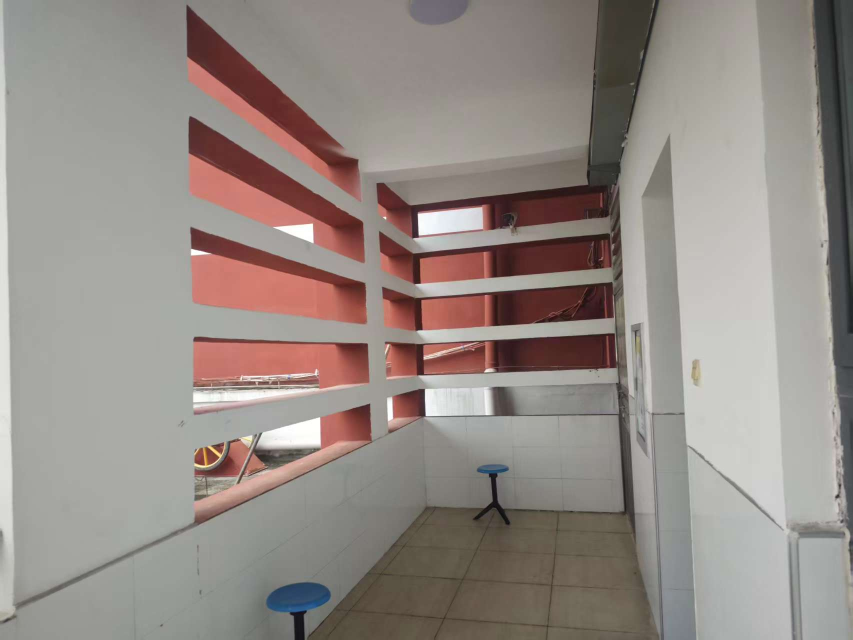
#> input picture smart-farm/v2/photos/p_louver.jpg, 1706 x 1279 px (shown at 1/2 size)
$ python -i louver_edit.py   (imports and definitions only)
#> lines starting #> are read from the running program, lines starting #| are printed output that depends on the picture
"""Corridor-end louver corner (client's note: seal outside with glass, LED strips inside, potted plants for
observation). Puts the passes from louver_scene.py onto the photo.

    python louver_scene.py && python louver_edit.py  ->  renders/louver_corner.jpg
"""
import json
import os

import cv2
import numpy as np
from PIL import Image, ImageDraw, ImageFilter, ImageFont

HERE = os.path.dirname(os.path.abspath(__file__))
SRC = os.path.join(HERE, "photos", "p_louver.jpg")
R_ = os.path.join(HERE, "renders")
OUT = os.path.join(R_, "louver_corner.jpg")
# [1 line not run here, left out]
FONT = "/usr/share/fonts/truetype/wqy/wqy-zenhei.ttc"
RELIGHT = 0.8                    # how much of the LED light / plant shadows to put on the photo


def lin(a):
    return np.where(a <= 0.04045, a / 12.92, ((a + 0.055) / 1.055) ** 2.4)


def srgb(a):
    a = np.clip(a, 0, 1)
    return np.where(a <= 0.0031308, a * 12.92, 1.055 * a ** (1 / 2.4) - 0.055)


def load(name, size, mode=None):
    im = Image.open(os.path.join(R_, name))
    if mode:
        im = im.convert(mode)
    return im if im.size == size else im.resize(size, Image.LANCZOS)


# [18 lines left out: functions project, relight, not called in this run]


def glass(img):
    """Tint and soft reflections where the new glass is seen through the louvers."""
    h, w = img.shape[:2]
    m = np.asarray(load("louver_glass.png", (w, h), "RGBA"))[..., 3].astype(np.float32) / 255
    m = cv2.GaussianBlur(m, (0, 0), 0.8)[..., None]
    tint = np.array([0.73, 0.80, 0.84])
    out = img * (1 - 0.2 * m) + tint * 0.2 * m
    streak = Image.new("L", (w, h), 0)
    sd = ImageDraw.Draw(streak)
    for x0, wd, a in ((430, 80, 60), (580, 30, 45), (900, 100, 55), (1090, 45, 40)):
        sd.polygon([(x0, 0), (x0 + wd, 0), (x0 + wd - 420, h), (x0 - 420, h)], fill=a)
    s = np.asarray(streak.filter(ImageFilter.GaussianBlur(28))).astype(np.float32)[..., None] / 255
    return out + (0.97 - out) * s * m


# [55 lines left out: functions over, bloom, plaque, main, not called in this run]


# [2 lines not run here, left out]

>>> import cv2
>>> picture = cv2.imread('photos/p_louver.jpg', cv2.IMREAD_GRAYSCALE)
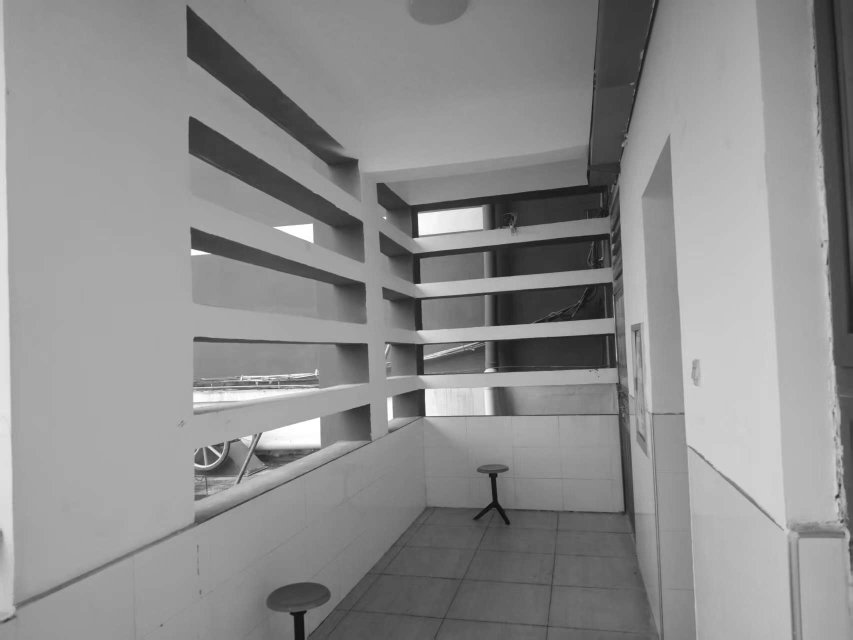
#> picture: shape (1279, 1706) (shown at 1/2 size); min 6, max 255, mean 141.3
>>> result = glass(picture)
#> (the run stopped early here; a loop or call above may not have finished)

$ run again, on smart-farm/v2/photos/p_corr_across.jpg
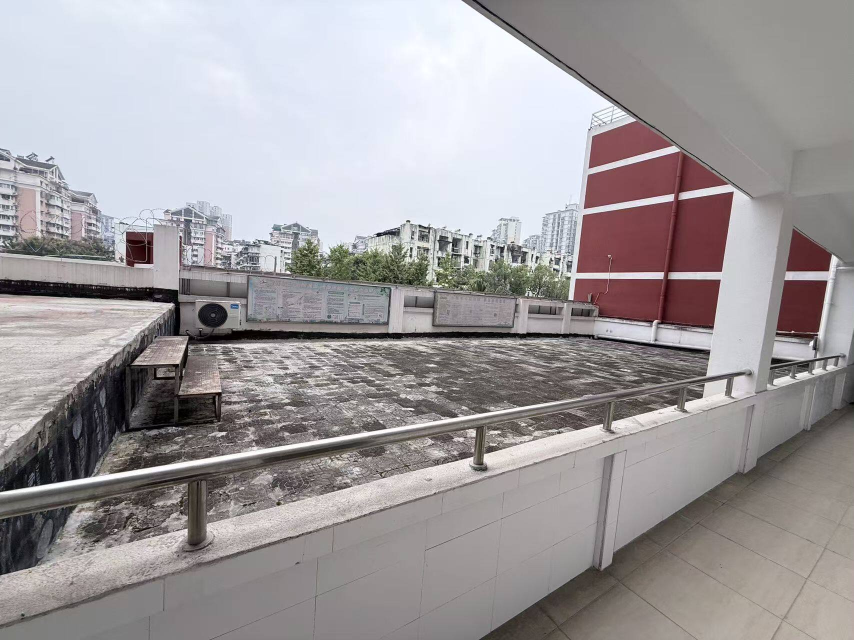
#> input picture smart-farm/v2/photos/p_corr_across.jpg, 1707 x 1280 px (shown at 1/2 size)
#> `picture = cv2.imread('photos/p_louver.jpg', cv2.IMREAD_GRAYSCALE)`:
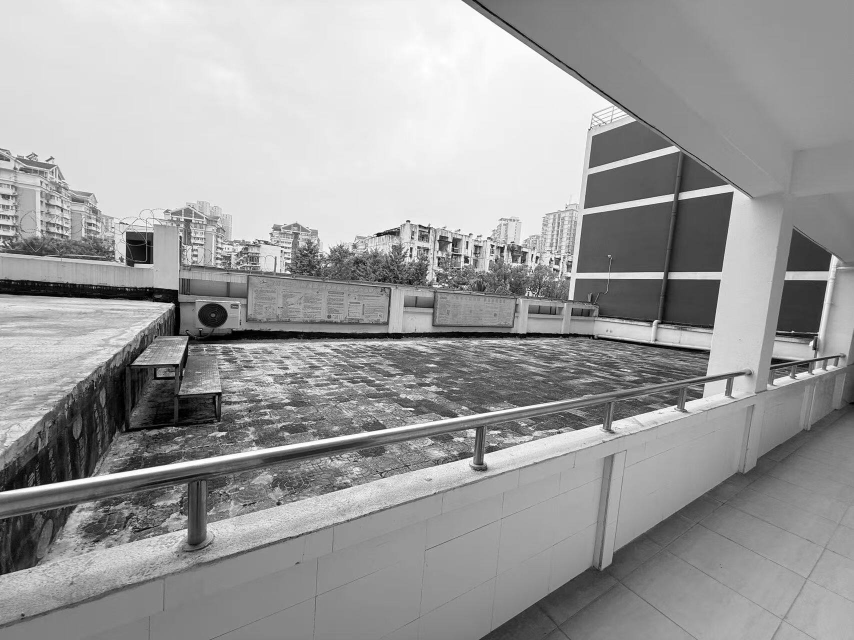
#> picture: shape (1280, 1707) (shown at 1/2 size); min 0, max 255, mean 156.3

$ run again, on smart-farm/v2/photos/p_platform.jpg
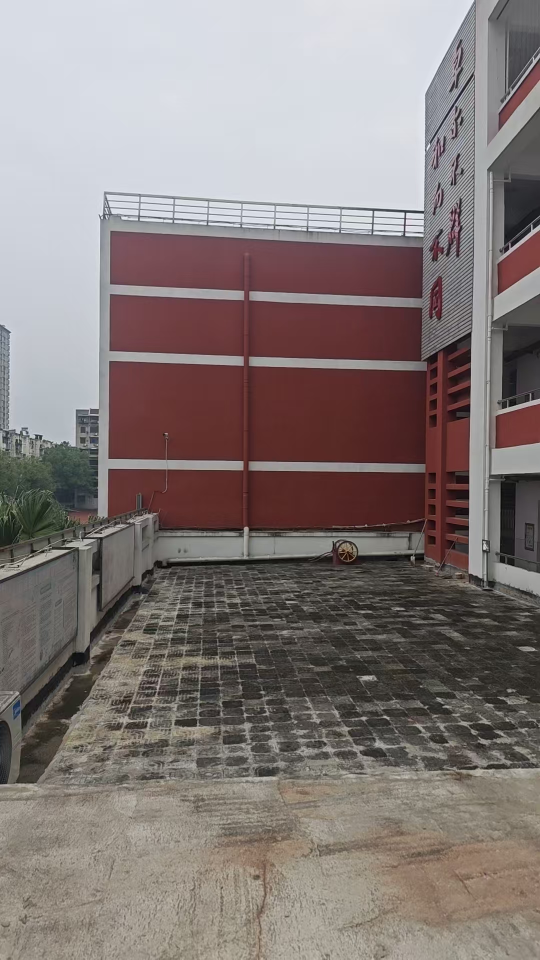
#> input picture smart-farm/v2/photos/p_platform.jpg, 1080 x 1919 px (shown at 1/2 size)
#> `picture = cv2.imread('photos/p_louver.jpg', cv2.IMREAD_GRAYSCALE)`:
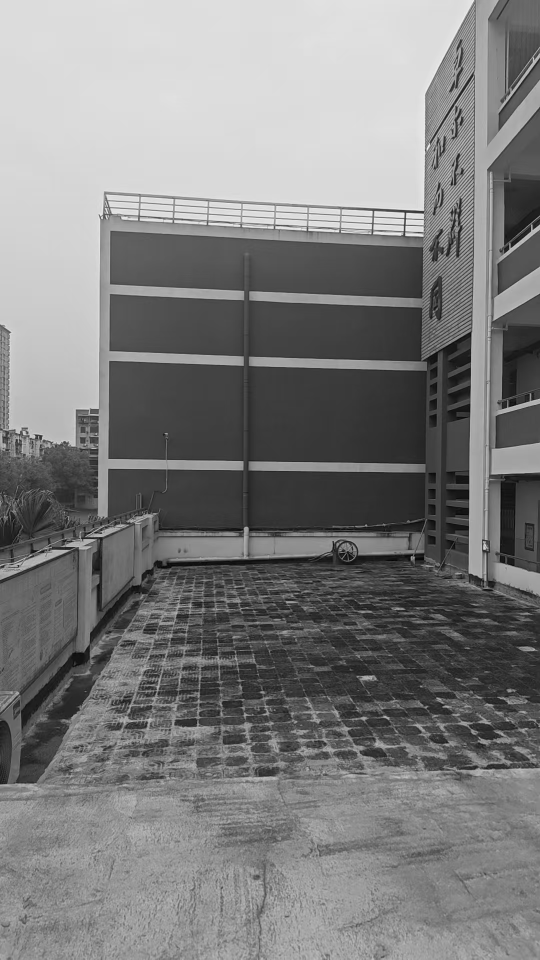
#> picture: shape (1919, 1080) (shown at 1/2 size); min 0, max 249, mean 126.1
